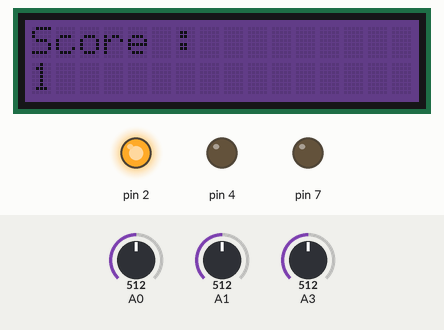
Bench run of a sketch on a simulated Arduino Uno, built with avr-gcc and run on an emulated ATmega328P. On the bench: 16×2 character LCD, output pins drawn as LEDs (lit = HIGH). The test bench sets the inputs (shaded band); at power-on: A3 = 512, A0 = 512, A1 = 512. Random numbers use the default seed unless the sketch sets one; what the sketch prints to the serial monitor is not drawn.

Above: at 2.2 s.
2.3 s: A3 set to 315
At 5.1 s:
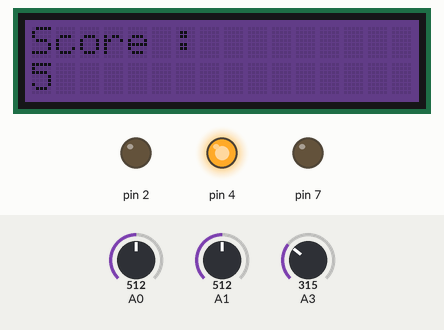
5.3 s: A3 set to 286
8.3 s: A0 set to 308
9.8 s: A0 set to 284
11.8 s: A3 set to 306
At 13.21 s:
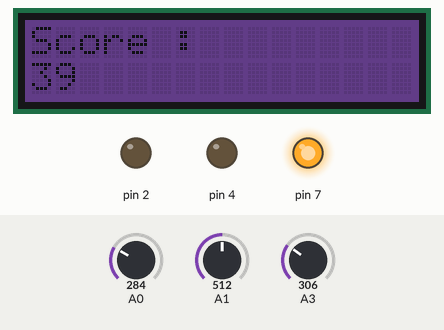
14.6 s: A1 set to 310
17.6 s: A1 set to 286
At 30.66 s:
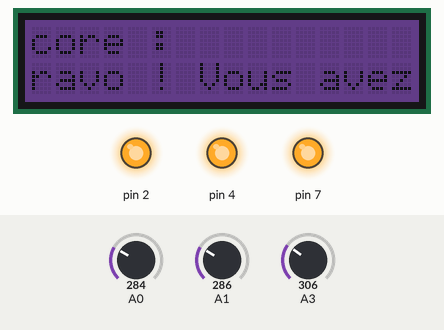
Timing chart, 0 to 31.9 s (numbered marks = the images above; inputs shaded):
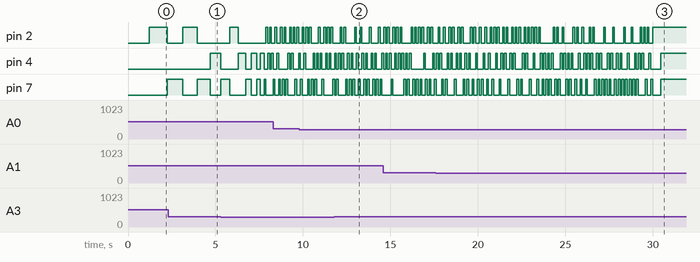

Measured:
- the behaviour switches between 301 and 300 on A1 (found by bisection; images 2 and 3)
- what the display in image 3 shows lasts 0.5 s, from 30.4 s to 30.9 s

The sketch:

Tape_Taupe.ino
```cpp
#include <rgb_lcd.h>
#include <Wire.h>
#include <stdlib.h>

rgb_lcd lcd;

const int colorR = 50;
const int colorG = 0;
const int colorB = 100;
int cpt = 0;
unsigned long timeLimit = 5000;
unsigned long timeStart;
unsigned long previousMillis = 0;
long interval = 1200;
long intervalOn = 1000;

int ledOns[3];

int ended = 0;

long randValue = 0;
long lastRand = 0;

// the setup routine runs once when you press reset:
void setup() {
  pinMode(4, OUTPUT);
  pinMode(2, OUTPUT);
  pinMode(7, OUTPUT);
  // initialize serial communication at 9600 bits per second:
  Serial.begin(9600);
  timeStart = millis();
  // set up the LCD's number of columns and rows:
  lcd.begin(16, 2);

  lcd.setRGB(colorR, colorG, colorB);

  // Print a message to the LCD.
  lcd.print("Score : ");
  lcd.setCursor(0, 1);
  lcd.print(cpt);

  ledOns[0] = 0;
  ledOns[1] = 0;
  ledOns[2] = 0;

  delay(1000);
}

// the loop routine runs over and over again forever:
void loop() {

  int ledStates[] = {LOW, LOW, LOW}; // Init is great !!!!!!
  int sensors[] = {analogRead(A0), analogRead(A1), analogRead(A3)}; // Init is great !!!!!!


  lcd.setCursor(0, 1);
  unsigned long currentMillis = millis(); //  Get actual tilme
    if (currentMillis < 30000) {
    if (currentMillis - previousMillis >= interval) { // Check if interval is complete
      // save the last time you blinked the LED
      lastRand = random(3);

      while (lastRand == randValue) {
        lastRand = random(3);
      }

      randValue = lastRand; // Get new random

      previousMillis = currentMillis;

      if (ledStates[randValue] == LOW) {
        ledStates[randValue] = HIGH;
        interval = intervalOn;
        ledOns[randValue] = 1;
      } else {
        interval = 1000;
        ledStates[0] = LOW;
        ledStates[1] = LOW;
        ledStates[2] = LOW;
        ledOns[0] = 0;
        ledOns[1] = 0;
        ledOns[2] = 0;
      }

      // set the LED with the ledState of the variable:
      digitalWrite(4, ledStates[0]);
      digitalWrite(2, ledStates[1]);
      digitalWrite(7, ledStates[2]);

      Serial.println("la ledStates value");
      Serial.println(ledStates[randValue]);
    }
    if(sensors[randValue] > 300){
      Serial.println("la ledStates value with sensor");
      Serial.println(ledStates[randValue]);
    }

    if (sensors[randValue] > 300 && ledOns[randValue] == 1) {
      Serial.println("Tap");
      lcd.print(cpt+=1);
      ledOns[randValue] = 0;
      if (interval > 100) {
        intervalOn -= 100;
      }
    }
  }
  else if (currentMillis > 30000) {
    if (cpt == 0) {
      lcd.print("Perdu !");
    } else {
      lcd.print("Bravo ! Vous avez fait : ");
      lcd.print(cpt);
      if (cpt == 1) {
        lcd.print(" point.");
      } else {
        lcd.print(" points.");
      }
      delay(400);
      lcd.scrollDisplayLeft();
    }
    ledStates[0] = HIGH;
    ledStates[1] = HIGH;
    ledStates[2] = HIGH;

    digitalWrite(4, ledStates[0]);
    digitalWrite(2, ledStates[1]);
    digitalWrite(7, ledStates[2]);
  }
}
```
